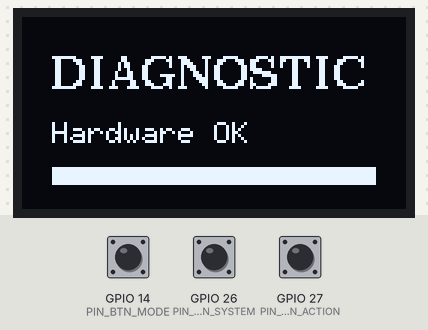
Bench run of a sketch on a simulated ESP32. Parts: 128×64 one-colour display. Wiring (inferred from the names in the program): MPU-6050 motion sensor at I2C address 0x68. The inputs (shaded band) are chosen by the test bench; at power-on: GPIO 14 (PIN_BTN_MODE) HIGH, GPIO 26 (PIN_BTN_SYSTEM) HIGH, GPIO 27 (PIN_BTN_ACTION) HIGH. What the sketch prints to the serial monitor is not drawn.

Above: at 1.7 s.
1.8 s: GPIO 14 (PIN_BTN_MODE) pulled LOW for 0.3 s
3.6 s: GPIO 26 (PIN_BTN_SYSTEM) pulled LOW for 0.3 s
5.4 s: GPIO 27 (PIN_BTN_ACTION) pulled LOW for 0.3 s
7.2 s: GPIO 14 (PIN_BTN_MODE) driven LOW and GPIO 26 (PIN_BTN_SYSTEM) driven LOW
9.3 s: GPIO 27 (PIN_BTN_ACTION) pulled LOW for 1 s
11.8 s: GPIO 26 (PIN_BTN_SYSTEM) driven HIGH and GPIO 27 (PIN_BTN_ACTION) driven LOW
Timing chart, 0 to 14.8 s (numbered marks = the images above; inputs shaded):
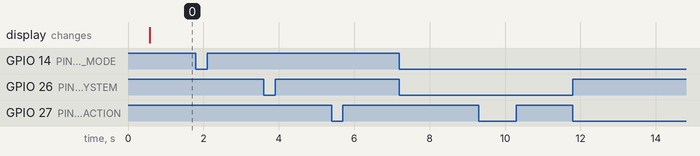

Measured:
- after the input at 1.8 s, every drawn part: stays the same
- after the input at 3.6 s, every drawn part: stays the same
- after the input at 5.4 s, every drawn part: stays the same
- after the input at 7.2 s, every drawn part: stays the same
- after the input at 9.3 s, every drawn part: stays the same
- after the input at 11.8 s, every drawn part: stays the same

The sketch:

hardware_test.ino
```cpp
/**
 * MANOEUVRE HARDWARE DIAGNOSTIC TEST SKETCH
 * Tests:
 * 1. I2C Bus Scan (verifies 0x3C/0x3D for OLED and 0x68 for MPU6050)
 * 2. SH1106 OLED display test pattern
 * 3. MPU6050 live gyro/accel telemetry printout
 * 4. Button press/release live status for GPIO 14, 27, 26
 */

#include <Arduino.h>
#include <Wire.h>
#include <U8g2lib.h>

#define PIN_SDA 21
#define PIN_SCL 22
#define PIN_BTN_MODE 14
#define PIN_BTN_ACTION 27
#define PIN_BTN_SYSTEM 26

U8G2_SH1106_128X64_NONAME_F_HW_I2C u8g2(U8G2_R0, U8X8_PIN_NONE);

void scanI2C() {
    Serial.println(F("[I2C SCAN] Scanning bus on SDA=21, SCL=22..."));
    uint8_t count = 0;
    for (uint8_t address = 1; address < 127; address++) {
        Wire.beginTransmission(address);
        if (Wire.endTransmission() == 0) {
            Serial.print(F(" -> Found I2C device at 0x"));
            if (address < 16) Serial.print("0");
            Serial.print(address, HEX);
            if (address == 0x3C || address == 0x3D) Serial.print(" (SH1106 OLED)");
            if (address == 0x68) Serial.print(" (MPU6050 IMU)");
            Serial.println();
            count++;
        }
    }
    if (count == 0) Serial.println(F(" -> [ERROR] No I2C devices found! Check wiring."));
    else Serial.printf(" -> Scan complete: %d devices found.\n", count);
}

void setup() {
    Serial.begin(115200);
    delay(500);
    Serial.println(F("\n======================================"));
    Serial.println(F("   MANOEUVRE HARDWARE TEST BENCH      "));
    Serial.println(F("======================================"));

    pinMode(PIN_BTN_MODE, INPUT_PULLUP);
    pinMode(PIN_BTN_ACTION, INPUT_PULLUP);
    pinMode(PIN_BTN_SYSTEM, INPUT_PULLUP);

    Wire.begin(PIN_SDA, PIN_SCL, 100000);
    scanI2C();

    if (u8g2.begin()) {
        u8g2.clearBuffer();
        u8g2.setFont(u8g2_font_ncenB10_tr);
        u8g2.drawStr(10, 24, "DIAGNOSTIC");
        u8g2.setFont(u8g2_font_6x10_tr);
        u8g2.drawStr(10, 42, "Hardware OK");
        u8g2.drawBox(10, 50, 108, 6);
        u8g2.sendBuffer();
        Serial.println(F("[OLED] SH1106 display test pattern drawn."));
    } else {
        Serial.println(F("[OLED] SH1106 initialization failed."));
    }

    // Wake MPU6050
    Wire.beginTransmission(0x68);
    Wire.write(0x6B);
    Wire.write(0x00);
    if (Wire.endTransmission() == 0) {
        Serial.println(F("[IMU] MPU6050 woken successfully."));
    } else {
        Serial.println(F("[IMU] Could not communicate with MPU6050 at 0x68."));
    }
}

void loop() {
    int modeVal = digitalRead(PIN_BTN_MODE);
    int actionVal = digitalRead(PIN_BTN_ACTION);
    int systemVal = digitalRead(PIN_BTN_SYSTEM);

    Serial.printf("[BUTTONS] MODE(14): %s | ACTION(27): %s | SYSTEM(26): %s\n",
        modeVal == LOW ? "PRESSED" : "UP",
        actionVal == LOW ? "PRESSED" : "UP",
        systemVal == LOW ? "PRESSED" : "UP");

    delay(250);
}
```
